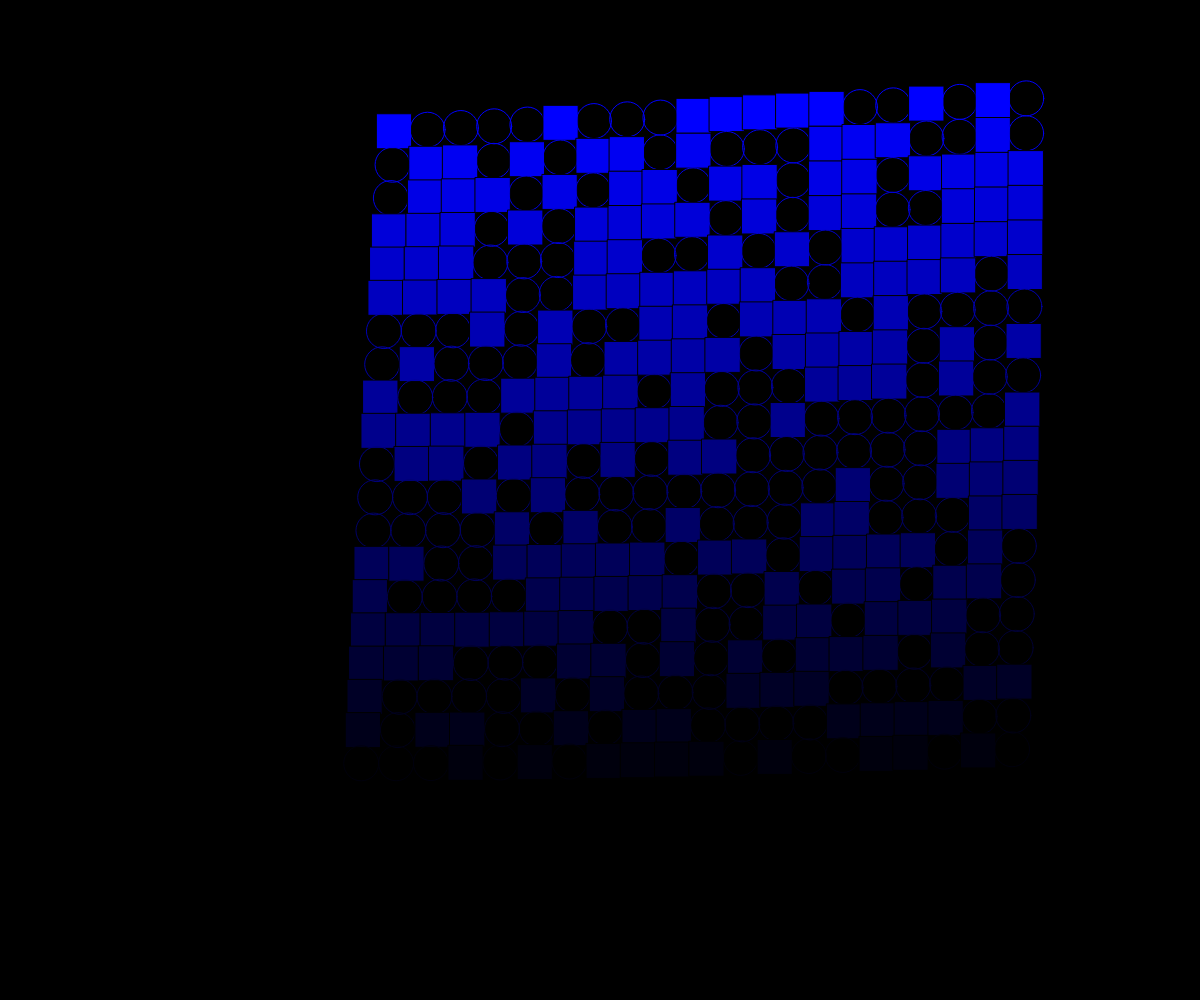
Frame 1 (no input)
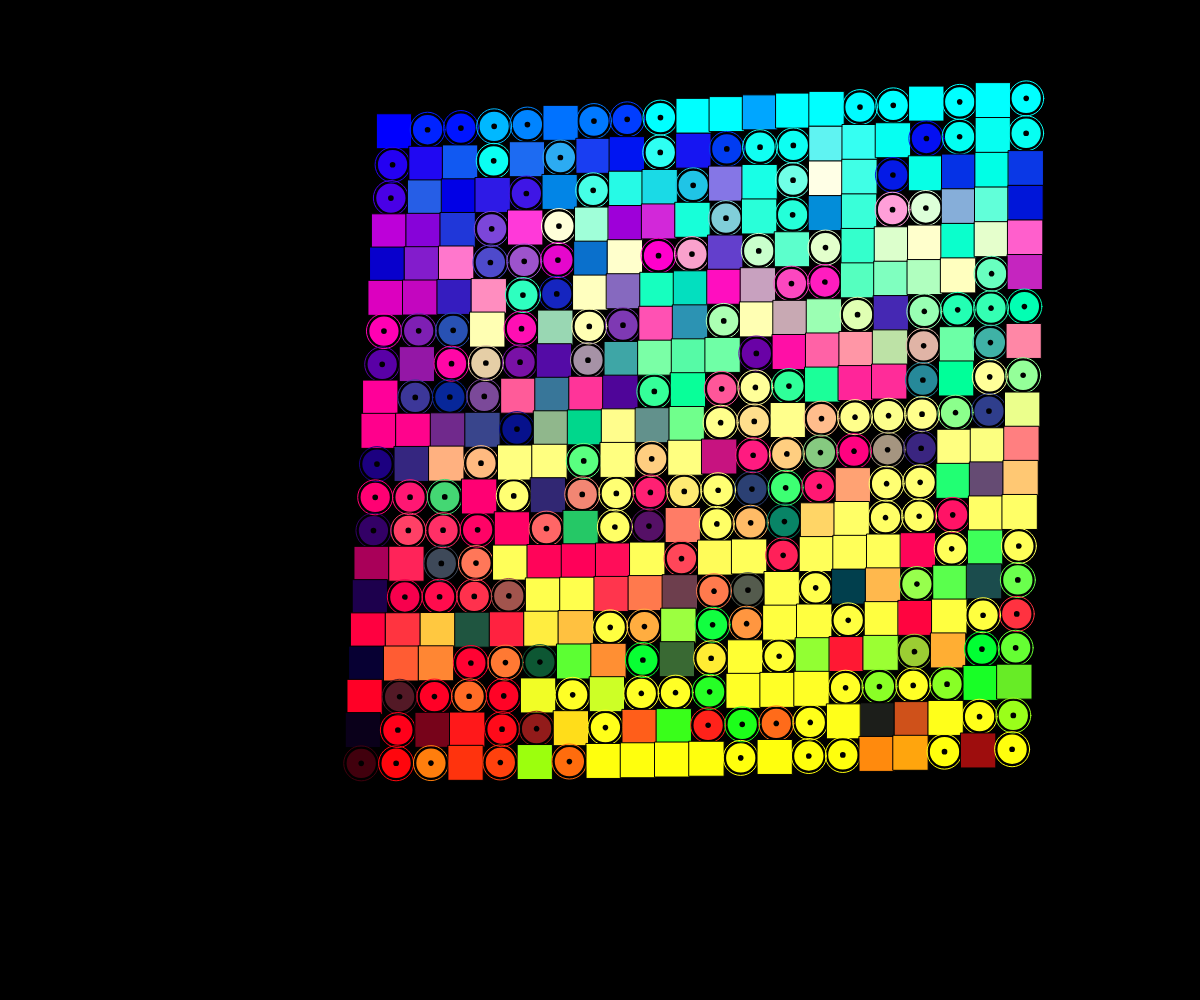
Frame 60 (no input)
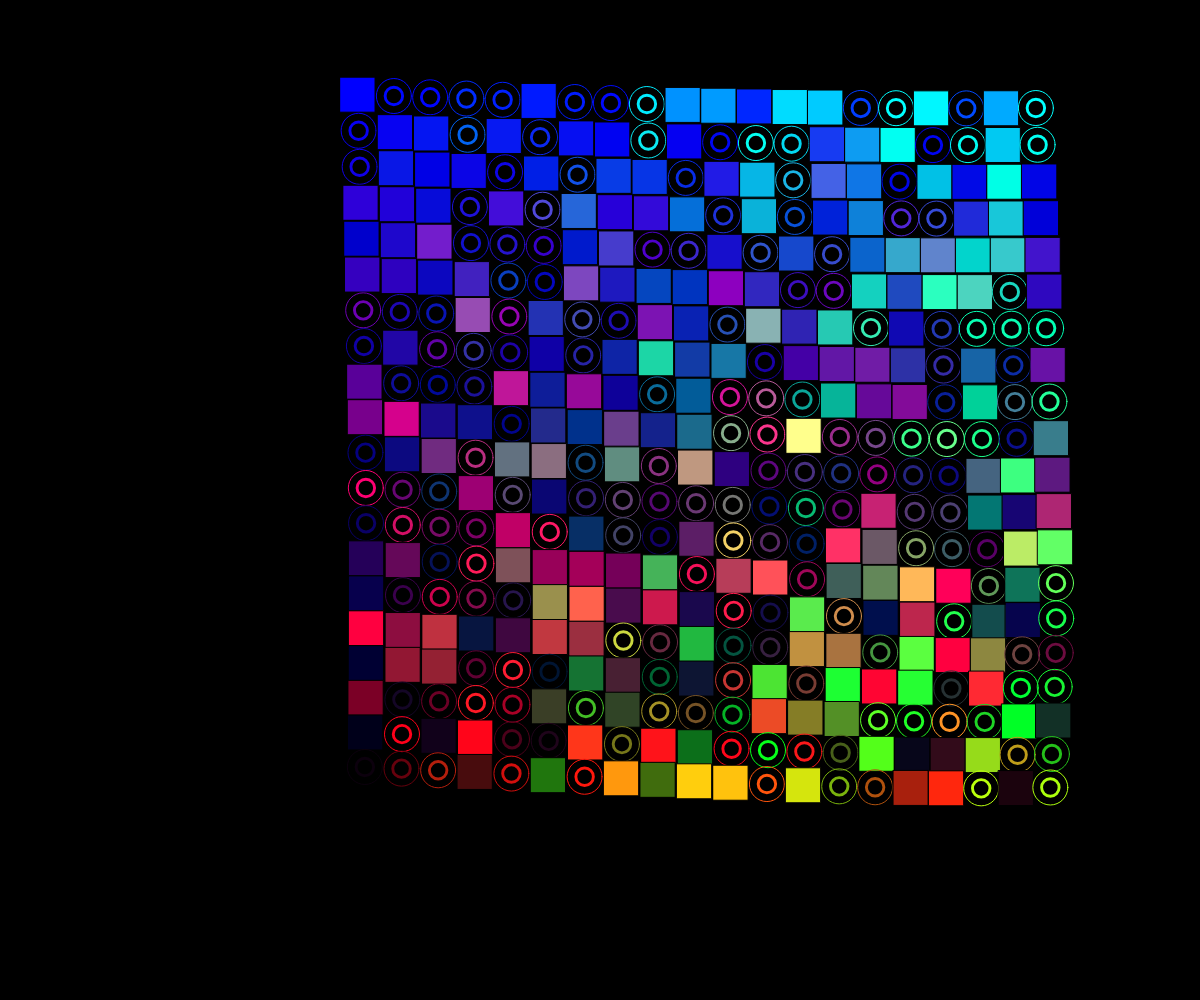
Frame 120 (the mouse pressed at the canvas centre since frame 60)

The p5.js sketch that drew these frames (run headless with seeded random() and noise() and a simulated clock; from frame 60 on, the mouse is pressed at the canvas centre):

// p5.js sketch
// ── sketch.js
let cWidth = 700;
let numOfSquares = 20;
let squareSize = cWidth/ numOfSquares;

// Variables for Animated Colour Loop:
let t = 0;
let reverse = false;

function setup() {
    // createCanvas(cWidth, cWidth);
    createCanvas(windowWidth, windowHeight);

    colorMode(RGB, numOfSquares, numOfSquares, numOfSquares);
    smooth(); // Anti-aliasing
    rectMode(CENTER); // Prevents object from rotating on the top-left corner. Enables rotation within centre of object.
}

function draw() {
    background(0);
    randomSeed(99); // Setting the seed value to return the same pseudo-random numbers every time.
    
    /**  
     * USED ONLY FOR FULL-WINDOWED CANVAS. 
     * MUST COMMENT OUT translate() IF USING cWidth CANVAS!
     * 
     * - Fine-tuning to keep objects as centred as possible when full-windowed mode.
    */
    // translate(width / 3.5, 0); // For Common Laptop Resolutions.
    translate(width / 3.5, 80); // For Common Desktop Resolutions.

    /**
     * LOOPED OBJECTS:
     */
    for (let j = 0; j < numOfSquares; j++) {
        for (let i = 0; i < numOfSquares; i++) {
            let transX = i * squareSize + squareSize / 2;
            let transY = j * squareSize + squareSize / 2;
            
            let distance = dist(transX, transY, mouseX, mouseY);
            let scaleVal = map(distance, 0, cWidth, squareSize, 0);
            // let scaleVal = map(distance, 0, width, 15, squareSize * 2);
            
            push();
                let randomNum = round(random(0, 1)); // round(...) = Between Natural numbers of 0 and 1.
                
                translate(transX, transY);
                
                // Checking how long it would take for the animated color to reach the edge/corner of canvas:
                // console.log('stroke!', t) 

                if (randomNum == 0) {
                    stroke(0);
                    fill(random(j) * random(t, - 0.09), random(i) * random(t, -0.09), numOfSquares - j);
                    rect(scaleVal, scaleVal, squareSize, squareSize);
                } else {
                    noFill();
                    stroke(random(j) * random(t, - 0.09), random(i) * random(t, -0.09), numOfSquares - j);
                    ellipse(scaleVal, scaleVal, squareSize, squareSize);
                    
                    strokeWeight(t);
                    ellipse(scaleVal, scaleVal,squareSize / 2,squareSize / 2);
                }
            pop();

        }
    }
    
    /**
     * "PULSATING" COLOUR ANIMATION LOOP
     * 
     * - If colour animates more than 1.6 seconds, reverse back to starting position.
     * - Once it reverses back, start animation again.
     * 
     * - A collaboration with Eoan O Dea. 
     */

    // If reversing, set speed to -0.75 seconds. Else, set speed to 0.1 seconds.
    t = t + ( reverse ? -0.75 : 0.2); // "Ease in - fast out" effect.
    
    // Animation Loop:
    if(t > 16) { // If time lapse hits 1.6 seconds
        reverse = true
    }
    if(t < 0.05) { // If time lapse hits 0.05 seconds
        reverse = false
    }
}
